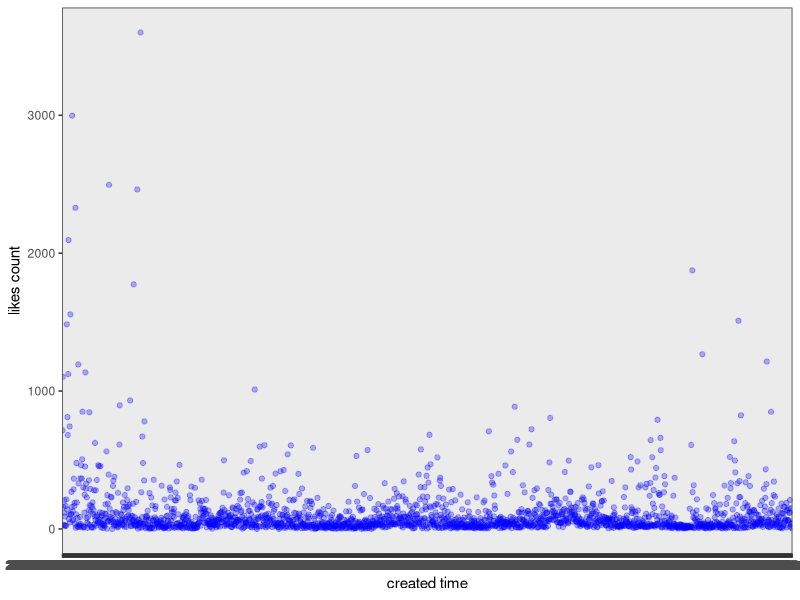
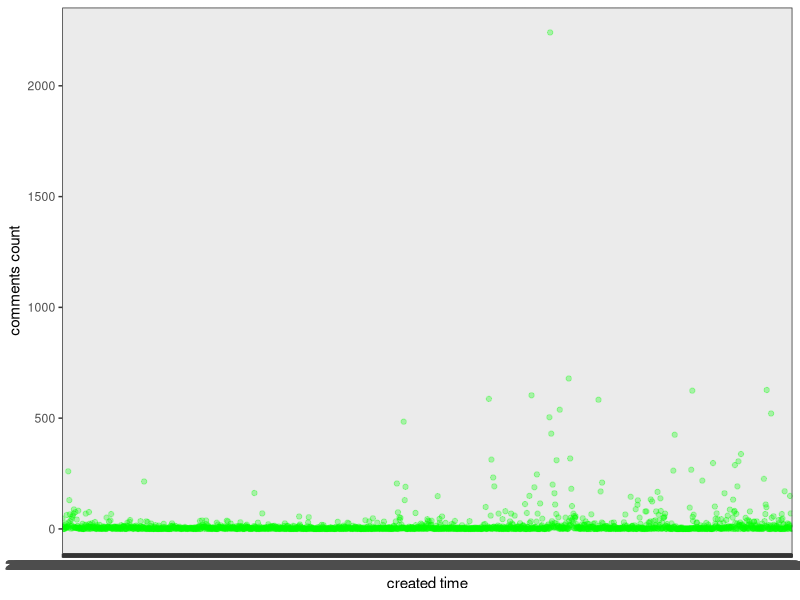
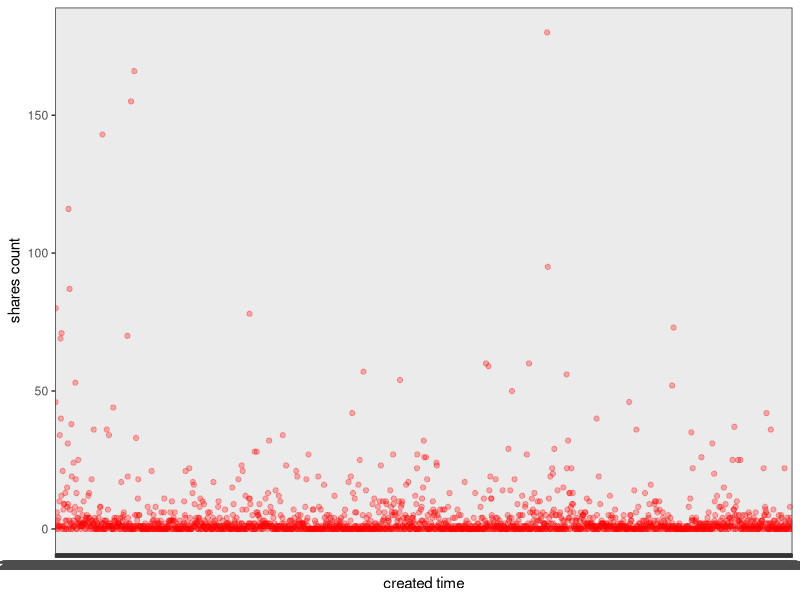
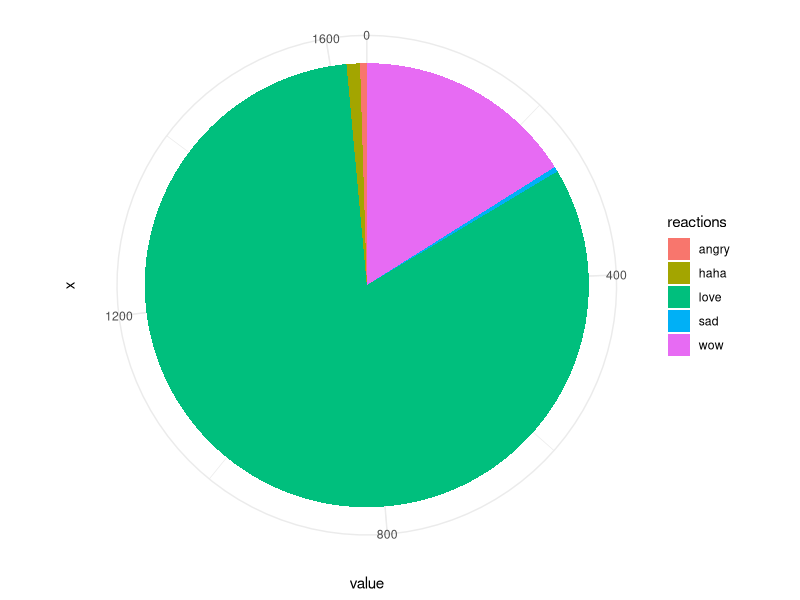
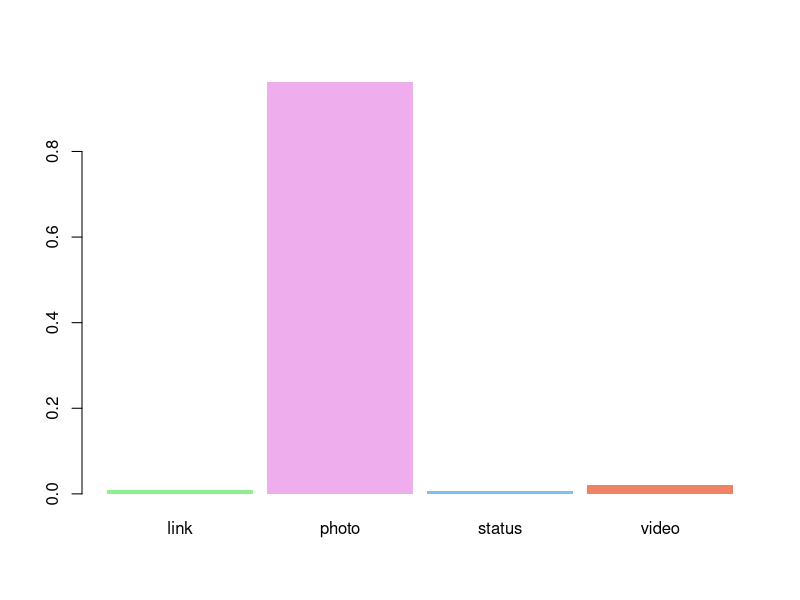
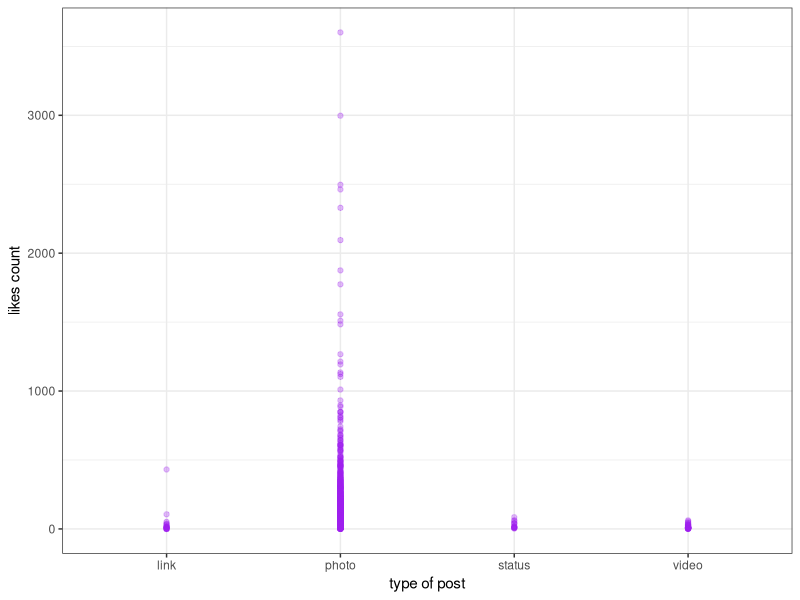
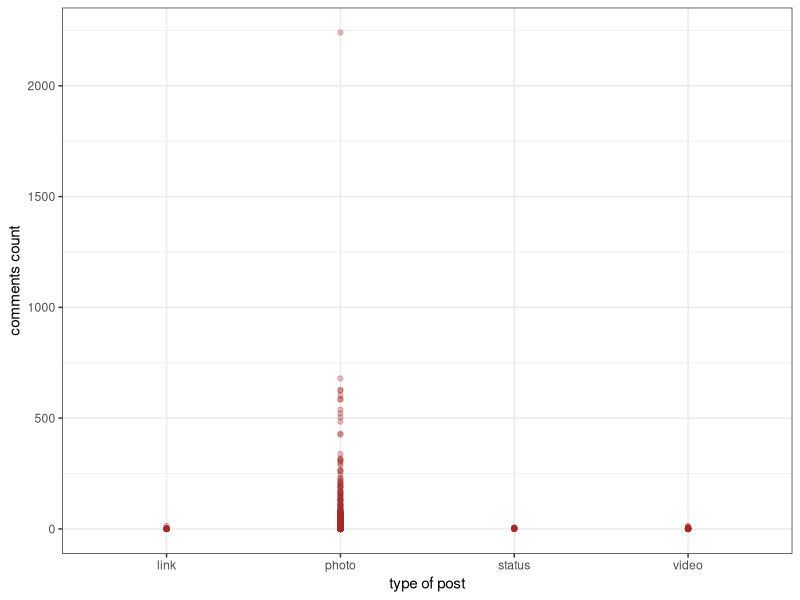
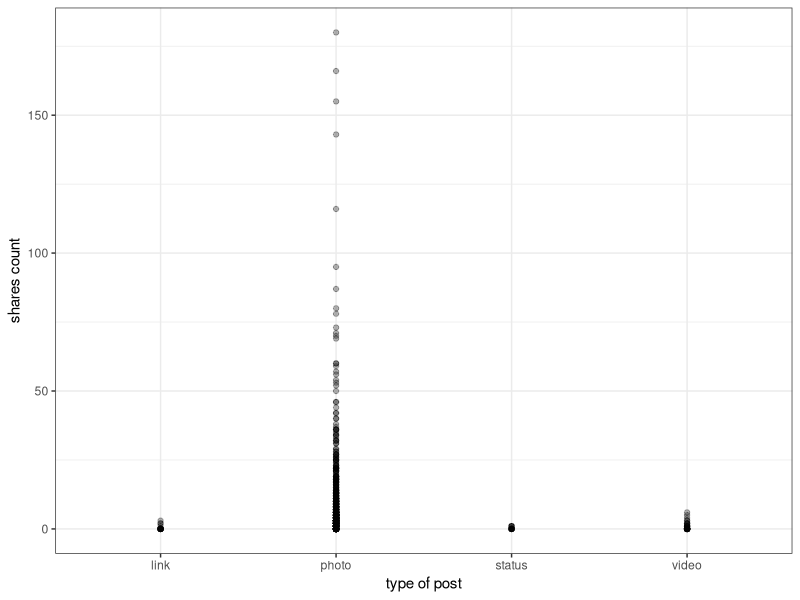

Reproduce these figures in R, in order.
## ---- chunk 1
knitr::opts_chunk$set(echo = TRUE)
## ---- chunk 2

australis = read.csv("australis.csv")


library(ggplot2)
#lokes/shares/comments count and created time 
ggplot(australis, aes(x=australis$created_time, y=australis$likes_count)) +
  geom_point(color = "blue", alpha = 0.3) +
  labs(x = "created time", y = "likes count") +
  theme_bw()
ggplot(australis, aes(x=australis$created_time, y=australis$comments_count)) +
  geom_point(color = "green", alpha = 0.3)  +
  labs(x = "created time", y = "comments count") +
  theme_bw()
ggplot(australis, aes(x=australis$created_time, y=australis$shares_count)) +
  geom_point(color = "red", alpha = 0.3)  +
  labs(x = "created time", y = "shares count") +
  theme_bw()
## ---- chunk 3
#pie chart showing proportion of reactions
#sums of reaction counts
love <- sum(australis$love_count, na.rm=TRUE)
haha <- sum(australis$haha_count, na.rm=TRUE)
wow <- sum(australis$wow_count, na.rm=TRUE)
sad <- sum(australis$sad_count, na.rm=TRUE)
angry <- sum(australis$angry_count, na.rm=TRUE)

#creating a data frame
df_reactions <- data.frame(
  reactions = c("love","haha","wow","sad","angry"),
  value = c(love, haha, wow, sad, angry)
)
#creating a pie chart
bp_reactions <- ggplot(df_reactions, aes(x="", y=value, fill=reactions))+
  geom_bar(width = 1, stat = "identity")
pie <- bp_reactions + coord_polar("y", start=0)
pie <- pie + theme_minimal()
pie
## ---- chunk 4
barplot(prop.table(table(australis$type)), col = c("palegreen2", "plum2", "skyblue2", "salmon2"), border = NA, space = 0.1)
## ---- chunk 5
#likes per type of post
ggplot(australis, aes(x=australis$type, y=australis$likes_count)) +
  geom_point(color = "purple", alpha = 0.3) +
  labs(x = "type of post", y = "likes count")+
  theme_bw()

#comments per type of post
ggplot(australis, aes(x=australis$type, y=australis$comments_count)) +
  geom_point(color = "brown", alpha = 0.3) +
  labs(x = "type of post", y = "comments count")+
  theme_bw()

#shares per type of post
ggplot(australis, aes(x=australis$type, y=australis$shares_count)) +
  geom_point(color = "black", alpha = 0.3) +
  labs(x = "type of post", y = "shares count")+
  theme_bw()
## ---- chunk 6

#dividing days into sections
library(lubridate)


australis$hour <- lubridate::hour(australis$created_time)
day_breaks <- hour(hm("00:00", "6:00", "12:00", "18:00", "23:59"))
day_labels <- c("Night", "Morning", "Afternoon", "Evening")
day_sections <- cut(x=australis$hour, breaks=day_breaks, labels=day_labels, include.lowest=TRUE)

#bar plot of posts by day section
barplot(prop.table(table(day_sections)), col = c("sky blue", "pink", "green", "magenta"), border = NA, space = 0.1)
## ---- chunk 7

library(lubridate)

australis$weekday <- wday(australis$created_time, label = TRUE)
barplot(prop.table(table(australis$weekday)), col = c("aquamarine3", "antiquewhite3", "coral1", "steelblue1", "brown1", "darkseagreen3", "goldenrod2"),  border = NA, space = 0.1)
## ---- chunk 8
australis = read.csv("australis.csv")

library(lubridate)

australis$hour <- lubridate::hour(australis$created_time)

#dividing days into sections
day_breaks <- hour(hm("00:00", "6:00", "12:00", "18:00", "23:59"))
day_labels <- c("Night", "Morning", "Afternoon", "Evening")
day_sections <- cut(x=australis$hour, breaks=day_breaks, labels=day_labels, include.lowest=TRUE)

nightlikesvec <- grep("Night", day_sections, value = FALSE)
nightlikes <- sum(australis$likes_count[nightlikesvec])
morninglikesvec <- grep("Morning", day_sections, value = FALSE)
morninglikes <- sum(australis$likes_count[morninglikesvec])
afternoonlikesvec <- grep("Afternoon", day_sections, value = FALSE)
afternoonlikes <- sum(australis$likes_count[afternoonlikesvec])
eveninglikesvec <- grep("Evening", day_sections, value = FALSE)
eveninglikes <- sum(australis$likes_count[eveninglikesvec])

#creating a data frame
df_dayseclikes <- data.frame(
  dayseclikes = c("night","morning","afternoon","evening"),
  value = c(nightlikes, morninglikes, afternoonlikes, eveninglikes)
)
#creating a pie chart
library(ggplot2)
bp_dayseclikes <- ggplot(df_dayseclikes, aes(x="", y=value, fill=dayseclikes))+
  geom_bar(width = 1, stat = "identity")
pie2 <- bp_dayseclikes + coord_polar("y", start=0)
pie2 <- pie2 + theme_minimal() + ggtitle("total number of likes per day section")
pie2 <- pie2 + scale_fill_discrete(name = "day section")
pie2

## ---- chunk 9


australis = read.csv("australis.csv")

library(lubridate)

australis$hour <- lubridate::hour(australis$created_time)

#dividing days into sections
day_breaks <- hour(hm("00:00", "6:00", "12:00", "18:00", "23:59"))
day_labels <- c("Night", "Morning", "Afternoon", "Evening")
day_sections <- cut(x=australis$hour, breaks=day_breaks, labels=day_labels, include.lowest=TRUE)

#creatimg sum of comments per day section
nightcomvec <- grep("Night", day_sections, value = FALSE)
nightcom <- sum(australis$comments_count[nightcomvec])
morningcomvec <- grep("Morning", day_sections, value = FALSE)
morningcom <- sum(australis$comments_count[morningcomvec])
afternooncomvec <- grep("Afternoon", day_sections, value = FALSE)
afternooncom <- sum(australis$comments_count[afternooncomvec])
eveningcomvec <- grep("Evening", day_sections, value = FALSE)
eveningcom <- sum(australis$comments_count[eveningcomvec])

#creating a data frame
df_dayseccom <- data.frame(
  dayseccom = c("night","morning","afternoon","evening"),
  value = c(nightcom, morningcom, afternooncom, eveningcom)
)
#creating a pie chart
bp_dayseccom <- ggplot(df_dayseccom, aes(x="", y=value, fill=dayseccom))+
  geom_bar(width = 1, stat = "identity")
piecom <- bp_dayseccom + coord_polar("y", start=0)
piecom <- piecom + theme_minimal() + ggtitle("total number of comments per day section")
piecom <- piecom + scale_fill_discrete(name = "day section")
piecom
## ---- chunk 10

library(lubridate)

australis$weekday <- wday(australis$created_time, label = TRUE)

#creatimg sum of likes per day of week
monlikesvec <- grep("Mon", australis$weekday, value = FALSE)
monlikes <- sum(australis$likes_count[monlikesvec])
tuelikesvec <- grep("Tues", australis$weekday, value = FALSE)
tuelikes <- sum(australis$likes_count[tuelikesvec])
wedlikesvec <- grep("Wed", australis$weekday, value = FALSE)
wedlikes <- sum(australis$likes_count[wedlikesvec])
thulikesvec <- grep("Thurs", australis$weekday, value = FALSE)
thulikes <- sum(australis$likes_count[thulikesvec])
frilikesvec <- grep("Fri", australis$weekday, value = FALSE)
frilikes <- sum(australis$likes_count[frilikesvec])
satlikesvec <- grep("Sat", australis$weekday, value = FALSE)
satlikes <- sum(australis$likes_count[satlikesvec])
sunlikesvec <- grep("Sun", australis$weekday, value = FALSE)
sunlikes <- sum(australis$likes_count[sunlikesvec])

#creating a data frame
df_weekdaylikes <- data.frame(
  weekdaylikes = c("Monday","Tuesday","Wednesday","Thursday", "Friday", "Saturday", "Sunday"),
  value = c(monlikes, tuelikes, wedlikes, thulikes, frilikes, satlikes, sunlikes)
)
#creating a pie chart
bp_weekdaylikes <- ggplot(df_weekdaylikes, aes(x="", y=value, fill=weekdaylikes))+
  geom_bar(width = 1, stat = "identity")
pie3 <- bp_weekdaylikes + coord_polar("y", start=0)
pie3 <- pie3 + theme_minimal() + ggtitle("total number of likes per weekday")
pie3 <- pie3 + scale_fill_discrete(name = "weekday")
pie3
